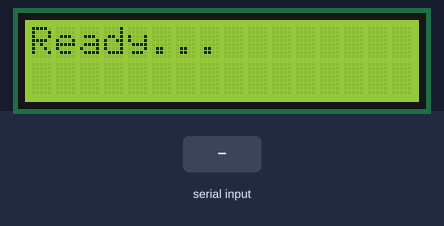
The program below on a simulated ESP32 board running MicroPython. Shown: 16×2 character LCD. Inputs (shaded band) come from the test bench. Library files of the repository ran but are not shown: i2c_lcd.py; what the program prints to the serial console is not drawn.

Above: at 1.2 s.
1.3 s: "1:" typed at the serial console, then Enter
At 1.8 s:
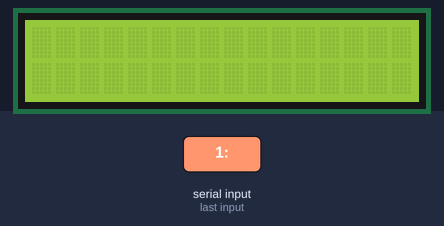
2.8 s: "1" typed at the serial console, then Enter
Timing chart, 0 to 5.8 s (numbered marks = the images above; inputs shaded):
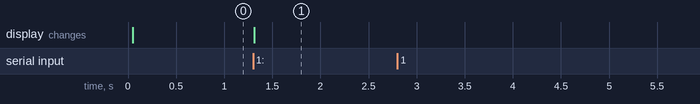

Measured:
- after the input at 1.3 s, the display: changes at once (image 1)
- after the input at 2.8 s, every drawn part: stays the same

The program:

E05_lcd_input.py
```python
from machine import SoftI2C, Pin
from i2c_lcd import I2cLcd
import sys

# Initialize the LCD
i2c = SoftI2C(scl=Pin(22), sda=Pin(21), freq=400000)
lcd = I2cLcd(i2c, 0x27, 2, 16)

# Print ready message on LCD
lcd.putstr("Ready...")

while True:
    try:
        # Read input from REPL
        input_data = input()

        # Remove any trailing newline or spaces
        input_data = input_data.strip()

        # Check if the input specifies the line
        if input_data.startswith("1:"):
            # Clear the line
            lcd.move_to(0, 0)
            lcd.putstr(" " * 16)

            # Write the message
            lcd.move_to(0, 0)
            lcd.putstr(input_data[2:18])

        elif input_data.startswith("2:"):
            # Clear the line
            lcd.move_to(0, 1)
            lcd.putstr(" " * 16)

            # Write the message
            lcd.move_to(0, 1)
            lcd.putstr(input_data[2:18])

        else:
            # Invalid data feedback
            print("Invalid input. Use '1:message' or '2:message'.")

    except KeyboardInterrupt:
        # Exit program on keyboard interrupt
        print("\nExiting...")
        sys.exit()
```
